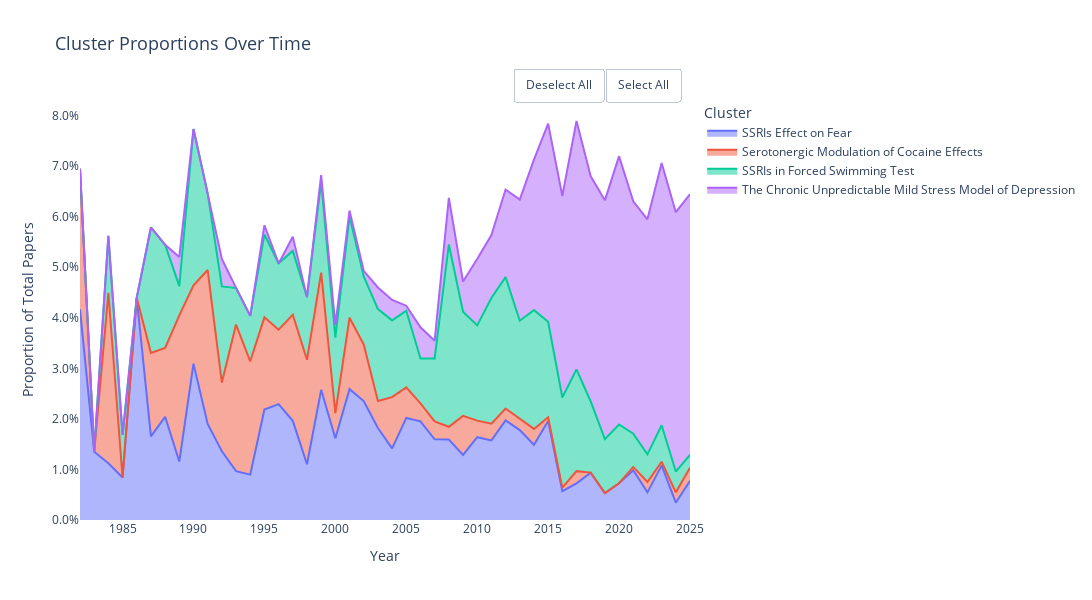

The notebook cell saved with this chart:
### Markdown cell above
# Animal Models Plot

### Code cell
# Plot with subset of clusters, normalized by subset
fig_animal = plotter.plot_proportions(
    cluster_subset_list=animal_models_keys,  # Only ML and CV
    figsize=(12, 6),
    proportions_total="total",
    save=True,
    filename="ml_cv_trends.html",
    color_palette=["#1f77b4", "#ff7f0e"]  # Custom colors
)


# Plot with subset of clusters, normalized by subset
fig_animal_subset = plotter.plot_proportions(
    cluster_subset_list=animal_models_keys,  # Only ML and CV
    figsize=(12, 6),
    proportions_total="subset",
    save=True,
    filename="ml_cv_trends.html",
    color_palette=["#1f77b4", "#ff7f0e"]  # Custom colors
)

fig_animal

### Figure 1 — Plotly figure (JSON) as saved in the notebook; plotly's stock layout.template omitted (floating-point values rounded to 4 significant figures)
{"data": [{"fillpattern": {"shape": ""}, "hovertemplate": "<b>%{fullData.name}</b><br>Year: %{x}<br>Proportion: %{y:.2%}<extra></extra>", "legendgroup": "SSRIs Effect on Fear", "line": {"color": "#636EFA"}, "marker": {"symbol": "circle"}, "mode": "lines", "name": "SSRIs Effect on Fear", "orientation": "v", "showlegend": true, "stackgroup": "1", "type": "scatter", "x": [1982, 1983, 1984, 1985, 1986, 1987, 1988, 1989, 1990, 1991, 1992, 1993, 1994, 1995, 1996, 1997, 1998, 1999, 2000, 2001, 2002, 2003, 2004, 2005, 2006, 2007, 2008, 2009, 2010, 2011, 2012, 2013, 2014, 2015, 2016, 2017, 2018, 2019, 2020, 2021, 2022, 2023, 2024, 2025], "xaxis": "x", "y": [0.04167, 0.01351, 0.01124, 0.008403, 0.04396, 0.01653, 0.02041, 0.01156, 0.03093, 0.01901, 0.01359, 0.009662, 0.008969, 0.02186, 0.02291, 0.01961, 0.01102, 0.02574, 0.01617, 0.02588, 0.02352, 0.01818, 0.01417, 0.02018, 0.0195, 0.01596, 0.01593, 0.01286, 0.01638, 0.01574, 0.01969, 0.01777, 0.01488, 0.01959, 0.005698, 0.007246, 0.009375, 0.005331, 0.007267, 0.009849, 0.005468, 0.01081, 0.00342, 0.007732], "yaxis": "y"}, {"fillpattern": {"shape": ""}, "hovertemplate": "<b>%{fullData.name}</b><br>Year: %{x}<br>Proportion: %{y:.2%}<extra></extra>", "legendgroup": "Serotonergic Modulation of Cocaine Effects", "line": {"color": "#EF553B"}, "marker": {"symbol": "circle"}, "mode": "lines", "name": "Serotonergic Modulation of Cocaine Effects", "orientation": "v", "showlegend": true, "stackgroup": "1", "type": "scatter", "x": [1982, 1983, 1984, 1985, 1986, 1987, 1988, 1989, 1990, 1991, 1992, 1993, 1994, 1995, 1996, 1997, 1998, 1999, 2000, 2001, 2002, 2003, 2004, 2005, 2006, 2007, 2008, 2009, 2010, 2011, 2012, 2013, 2014, 2015, 2016, 2017, 2018, 2019, 2020, 2021, 2022, 2023, 2024, 2025], "xaxis": "x", "y": [0.02778, 0.0, 0.03371, 0.0, 0.0, 0.01653, 0.01361, 0.0289, 0.01546, 0.03042, 0.01359, 0.02899, 0.02242, 0.01821, 0.01473, 0.02101, 0.02066, 0.02317, 0.004975, 0.01412, 0.0112, 0.005348, 0.01012, 0.006054, 0.003546, 0.003546, 0.002515, 0.007719, 0.003276, 0.003314, 0.002362, 0.002318, 0.003132, 0.0007257, 0.0007123, 0.002415, 0.0, 0.0, 0.0, 0.0006566, 0.002051, 0.0007205, 0.002052, 0.002577], "yaxis": "y"}, {"fillpattern": {"shape": ""}, "hovertemplate": "<b>%{fullData.name}</b><br>Year: %{x}<br>Proportion: %{y:.2%}<extra></extra>", "legendgroup": "SSRIs in Forced Swimming Test", "line": {"color": "#00CC96"}, "marker": {"symbol": "circle"}, "mode": "lines", "name": "SSRIs in Forced Swimming Test", "orientation": "v", "showlegend": true, "stackgroup": "1", "type": "scatter", "x": [1982, 1983, 1984, 1985, 1986, 1987, 1988, 1989, 1990, 1991, 1992, 1993, 1994, 1995, 1996, 1997, 1998, 1999, 2000, 2001, 2002, 2003, 2004, 2005, 2006, 2007, 2008, 2009, 2010, 2011, 2012, 2013, 2014, 2015, 2016, 2017, 2018, 2019, 2020, 2021, 2022, 2023, 2024, 2025], "xaxis": "x", "y": [0.0, 0.0, 0.01124, 0.008403, 0.0, 0.02479, 0.02041, 0.00578, 0.03093, 0.01521, 0.01902, 0.007246, 0.008969, 0.01639, 0.01309, 0.01261, 0.0124, 0.01802, 0.01493, 0.02, 0.01344, 0.01818, 0.01518, 0.01514, 0.008865, 0.01241, 0.03604, 0.02058, 0.01884, 0.02486, 0.02598, 0.01932, 0.02349, 0.01887, 0.01781, 0.02013, 0.01406, 0.01066, 0.01163, 0.006566, 0.005468, 0.007205, 0.004104, 0.002577], "yaxis": "y"}, {"fillpattern": {"shape": ""}, "hovertemplate": "<b>%{fullData.name}</b><br>Year: %{x}<br>Proportion: %{y:.2%}<extra></extra>", "legendgroup": "The Chronic Unpredictable Mild Stress Model of Depression", "line": {"color": "#AB63FA"}, "marker": {"symbol": "circle"}, "mode": "lines", "name": "The Chronic Unpredictable Mild Stress Model of Depression", "orientation": "v", "showlegend": true, "stackgroup": "1", "type": "scatter", "x": [1982, 1983, 1984, 1985, 1986, 1987, 1988, 1989, 1990, 1991, 1992, 1993, 1994, 1995, 1996, 1997, 1998, 1999, 2000, 2001, 2002, 2003, 2004, 2005, 2006, 2007, 2008, 2009, 2010, 2011, 2012, 2013, 2014, 2015, 2016, 2017, 2018, 2019, 2020, 2021, 2022, 2023, 2024, 2025], "xaxis": "x", "y": [0.0, 0.0, 0.0, 0.0, 0.0, 0.0, 0.0, 0.00578, 0.0, 0.0, 0.005435, 0.0, 0.0, 0.001821, 0.0, 0.002801, 0.0, 0.001287, 0.002488, 0.001176, 0.00112, 0.004278, 0.004049, 0.001009, 0.006206, 0.003546, 0.00922, 0.006003, 0.0131, 0.01243, 0.01732, 0.02396, 0.02976, 0.03919, 0.03989, 0.04911, 0.04453, 0.04722, 0.05305, 0.04596, 0.04648, 0.05187, 0.0513, 0.05155], "yaxis": "y"}], "layout": {"height": 600, "hovermode": "closest", "legend": {"font": {"size": 12}, "orientation": "v", "title": {"font": {"size": 14}, "text": "Cluster"}, "tracegroupgap": 0, "traceorder": "normal", "x": 1.02, "xanchor": "left", "y": 1, "yanchor": "top"}, "margin": {"r": 150}, "plot_bgcolor": "white", "title": {"font": {"size": 18}, "text": "Cluster Proportions Over Time"}, "updatemenus": [{"buttons": [{"args": [{"visible": "legendonly"}], "label": "Deselect All", "method": "restyle"}, {"args": [{"visible": true}], "label": "Select All", "method": "restyle"}], "direction": "left", "pad": {"r": 10, "t": 10}, "showactive": false, "type": "buttons", "x": 1, "xanchor": "right", "y": 1.1, "yanchor": "top"}], "width": 1200, "xaxis": {"anchor": "y", "domain": [0, 1], "title": {"font": {"size": 14}, "text": "Year"}}, "yaxis": {"anchor": "x", "domain": [0, 1], "tickformat": ".1%", "title": {"font": {"size": 14}, "text": "Proportion of Total Papers"}}}}
